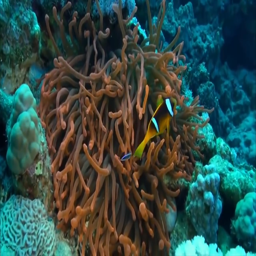
#> input picture input/0562.png, 256 x 256 px
$ python -i paper_method.py   (imports and definitions only)
#> lines starting #> are read from the running program, lines starting #| are printed output that depends on the picture
#> further down, picture is the input picture: shape (256, 256, 3); mean B, G, R 72.9, 76.9, 49.8
# ================================
# PAPER METHOD (Original)
# ================================

import cv2
import numpy as np
import math


# ---------- Stage 1: Quadtree ----------
def compute_flatness_score(patch):
    patch_f = patch.astype(np.float32)/255.0
    means = patch_f.mean(axis=(0,1))
    vars_  = patch_f.var(axis=(0,1))
    return float((means - vars_).mean())


def quadtree_optimal_background(img, min_fraction=0.01):
#> called with min_fraction = 0.01
    H,W = img.shape[:2]
#> H = 256; W = 256
    min_pixels = max(1, int(H*W*min_fraction))
#> min_pixels = 655
    sm = cv2.bilateralFilter(img,9,75,75)

    stack = [(0,0,W,H)]
#> stack = [(0, 0, 256, 256)]
    best_score = -1e9
    best_box = (0,0,W,H)
#> best_box = (0, 0, 256, 256)

    while stack:
        x0,y0,x1,y1 = stack.pop()
        w,h = x1-x0, y1-y0

        if w*h < min_pixels:
            block = sm[y0:y1, x0:x1]
            if block.size == 0: continue
            s = compute_flatness_score(block)
            if s > best_score:
                best_score = s
                best_box = (x0,y0,x1,y1)
            continue

        mx,my = x0+w//2, y0+h//2
        stack.extend([
            (x0,y0,mx,my),(mx,y0,x1,my),
            (x0,my,mx,y1),(mx,my,x1,y1)
        ])
#> this loop made 341 passes
#> (means in compute_flatness_score, vars_ in compute_flatness_score, s, best_score) on passes 5, 6, 10, 11: ([0.433, 0.411, 0.0965], [0.0907, 0.107, 0.0147], 0.243, 0.243), ([0.552, 0.583, 0.148], [0.0974, 0.114, 0.0268], 0.348, 0.348), ([0.667, 0.674, 0.163], [0.0823, 0.0869, 0.0174], 0.439, 0.439), ([0.901, 0.926, 0.428], [0.0168, 0.0208, 0.0111], 0.735, 0.735)
#> (means in compute_flatness_score, vars_ in compute_flatness_score, s) on passes 7, 8, 12, 13, 15, 16: ([0.412, 0.381, 0.0178], [0.0216, 0.0206, 4.91e-05], 0.256), ([0.229, 0.217, 0.0163], [0.00678, 0.0102, 6.87e-05], 0.149), ([0.28, 0.245, 0.0314], [0.00409, 0.00289, 0.000309], 0.183), ([0.388, 0.381, 0.122], [0.0604, 0.0637, 0.0162], 0.25), ([0.54, 0.52, 0.0216], [0.00649, 0.00858, 0.000122], 0.355), ([0.215, 0.203, 0.0125], [0.0235, 0.0356, 0.000145], 0.124)

    return best_box


def get_background_patch_stats(img, box):
    x0,y0,x1,y1 = box
    patch = img[y0:y1, x0:x1].astype(np.float32)/255.0
    return patch.mean(axis=(0,1))


# ---------- Stage 2 & 3: Color Compensation ----------
def classify_color_cast(bg):
    b,g,r = bg
    M = max(bg) - min(bg)
    return (M > 0.2), np.argmax([b,g,r])


def stretch(ch):
    lo, hi = np.percentile(ch,0.1), np.percentile(ch,99.9)
    return np.clip((ch-lo)/(hi-lo+1e-8),0,1)


def adaptive_color_compensation(img, bg):
    imgf = img.astype(np.float32)/255.0
    B,G,R = imgf[...,0], imgf[...,1], imgf[...,2]
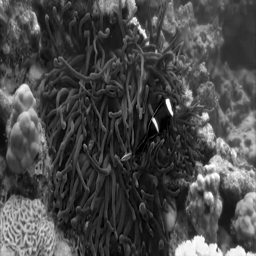
#> B: shape (256, 256) float32; min 0, max 1, mean 0.286
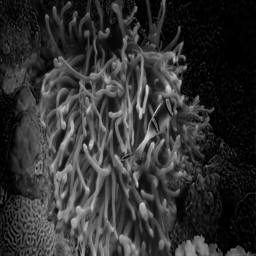
#> R: shape (256, 256) float32; min 0, max 0.847, mean 0.195
    Ib,Ig,Ir = bg

    distorted, idx = classify_color_cast(bg)

    if not distorted:
        return img

    if idx == 2:  # reddish
        Gc = G + 0.7*(Ir-Ig)*(1-G)*R/(R+1e-8)
        Bc = B + 0.7*(Ir-Ib)*(1-B)*R/(R+1e-8)
        Rc = R
    elif idx == 1: # greenish
        Rc = R + 0.7*(Ig-Ir)*(1-R)*G
        Bc = B + 0.7*(Ig-Ib)*(1-B)*G
        Gc = G
    else: # blueish
        Gc = G + 0.7*(Ib-Ig)*(1-G)*B/(B+1e-8)
        Rc = R + 0.7*(Ib-Ir)*(1-R)*G
        Bc = B

    out = np.stack([stretch(Bc), stretch(Gc), stretch(Rc)],axis=-1)
#> in stretch (call 3), `return np.clip((ch-lo)/(hi-lo+1e-8),0,1)`:
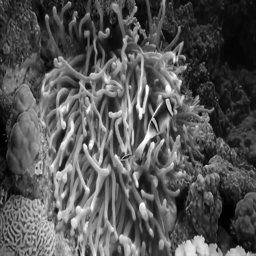
#> returned value: shape (256, 256) float32; min 0, max 1, mean 0.336
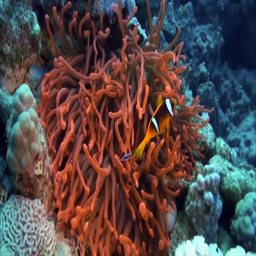
#> out: shape (256, 256, 3) float32; mean of channels 0, 1, 2 0.286, 0.284, 0.336; drawn as B, G, R
    return (out*255).astype(np.uint8)
#> returned value: shape (256, 256, 3)


# ---------- Stage 4: Homomorphic Filtering ----------
def homomorphic_filter(img, k_override=None):
    imgf = img.astype(np.float32)/255.0

    ycc = cv2.cvtColor(img, cv2.COLOR_BGR2YCrCb).astype(np.float32)/255.0
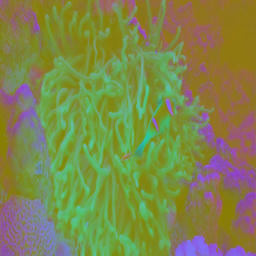
#> ycc: shape (256, 256, 3) float32; mean B, G, R 0.298, 0.527, 0.494
    Y = ycc[...,0]

    rows, cols = Y.shape
    D0 = 0.5*np.sqrt(rows**2 + cols**2)

    Ylog = np.log1p(Y)
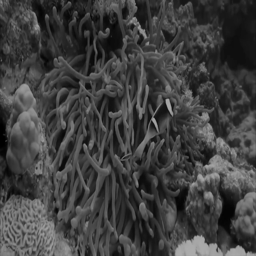
#> Ylog: shape (256, 256) float32; min 0.00391, max 0.675, mean 0.252
    F = np.fft.fftshift(np.fft.fft2(Ylog))

    u = np.arange(-cols//2, cols//2)
    v = np.arange(-rows//2, rows//2)
    U, V = np.meshgrid(u, v)
    D = np.sqrt(U**2 + V**2)+1e-8

    k = 0.8 if k_override is None else k_override
    H = 1 / (1 + np.exp(-(k*(D0/D))))

    G = np.fft.ifft2(np.fft.ifftshift(F * H))
    Y2 = np.expm1(np.real(G))
    Y2 = np.clip(Y2, 0, 1)

    ycc[...,0] = Y2
    return cv2.cvtColor((ycc*255).astype(np.uint8), cv2.COLOR_YCrCb2BGR)


# ---------- Stage 5: LAB Fusion ----------
def lab_fusion(color_fixed, hf):
    cc_lab = cv2.cvtColor(color_fixed, cv2.COLOR_BGR2LAB).astype(np.float32)
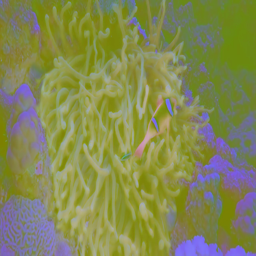
#> cc_lab: shape (256, 256, 3) float32; mean B, G, R 82.6, 136.6, 131.5
    hf_lab = cv2.cvtColor(hf, cv2.COLOR_BGR2LAB).astype(np.float32)

    fused = np.stack([hf_lab[...,0], cc_lab[...,1], cc_lab[...,2]],axis=-1)
    return cv2.cvtColor(fused.astype(np.uint8), cv2.COLOR_LAB2BGR)


# ---------- FINAL PAPER METHOD ----------
def enhance_paper_method(img):
    box = quadtree_optimal_background(img)
    bg = get_background_patch_stats(img, box)
    color_fixed = adaptive_color_compensation(img, bg)
    hf = homomorphic_filter(color_fixed)
    return lab_fusion(color_fixed, hf)

>>> import cv2
>>> picture = cv2.imread('input/0562.png')
>>> result = enhance_paper_method(picture)

$ run again, on input/0564.png
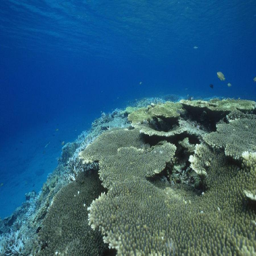
#> input picture input/0564.png, 256 x 256 px
#> picture is the input picture: shape (256, 256, 3); mean B, G, R 123.9, 93.6, 44.7
#> the loop in quadtree_optimal_background, `while stack:` made 341 passes
#> (means in compute_flatness_score, vars_ in compute_flatness_score, s, best_score) on passes 5, 39, 57: ([0.415, 0.531, 0.46], [0.00417, 0.00625, 0.00522], 0.463, 0.463), ([0.44, 0.535, 0.449], [0.00239, 0.00384, 0.00339], 0.471, 0.471), ([0.543, 0.616, 0.515], [0.0226, 0.0254, 0.0245], 0.534, 0.534)
#> in homomorphic_filter, `Ylog = np.log1p(Y)`:
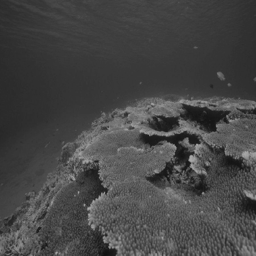
#> Ylog: shape (256, 256) float32; min 0.0645, max 0.671, mean 0.276
#> in lab_fusion, `cc_lab = cv2.cvtColor(color_fixed, cv2.COLOR_BGR2LAB).astype(np.float32)`:
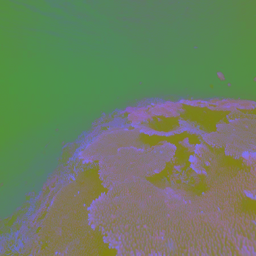
#> cc_lab: shape (256, 256, 3) float32; mean B, G, R 97.9, 126.9, 107.2

$ run again, on input/0565.png
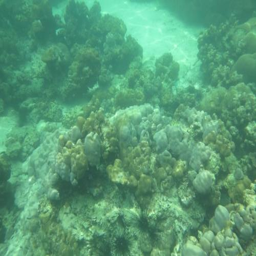
#> input picture input/0565.png, 256 x 256 px
#> picture is the input picture: shape (256, 256, 3); mean B, G, R 119, 155.5, 88.7
#> the loop in quadtree_optimal_background, `while stack:` made 341 passes
#> (means in compute_flatness_score, vars_ in compute_flatness_score, s, best_score) on passes 5, 6, 11, 26: ([0.364, 0.495, 0.34], [0.00228, 0.00569, 0.00376], 0.396, 0.396), ([0.463, 0.596, 0.418], [0.00201, 0.00328, 0.00251], 0.49, 0.49), ([0.518, 0.694, 0.496], [0.00475, 0.00778, 0.0054], 0.564, 0.564), ([0.53, 0.713, 0.49], [0.00353, 0.00622, 0.00593], 0.573, 0.573)
#> in homomorphic_filter, `Ylog = np.log1p(Y)`:
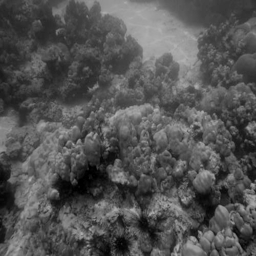
#> Ylog: shape (256, 256) float32; min 0, max 0.693, mean 0.329
#> in lab_fusion, `cc_lab = cv2.cvtColor(color_fixed, cv2.COLOR_BGR2LAB).astype(np.float32)`:
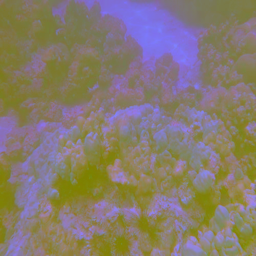
#> cc_lab: shape (256, 256, 3) float32; mean B, G, R 110.7, 123.2, 134.4

$ run again, on input/0574.png
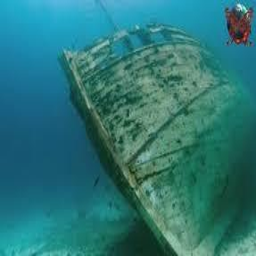
#> input picture input/0574.png, 256 x 256 px
#> picture is the input picture: shape (256, 256, 3); mean B, G, R 119.5, 118.8, 42.8
#> the loop in quadtree_optimal_background, `while stack:` made 341 passes
#> (means in compute_flatness_score, vars_ in compute_flatness_score, s, best_score) on pass 5: ([0.6, 0.675, 0.437], [0.00234, 0.00235, 0.0038], 0.568, 0.568)
#> in lab_fusion, `cc_lab = cv2.cvtColor(color_fixed, cv2.COLOR_BGR2LAB).astype(np.float32)`:
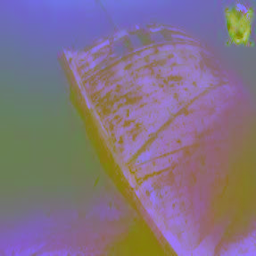
#> cc_lab: shape (256, 256, 3) float32; mean B, G, R 131.8, 114.4, 130.2
